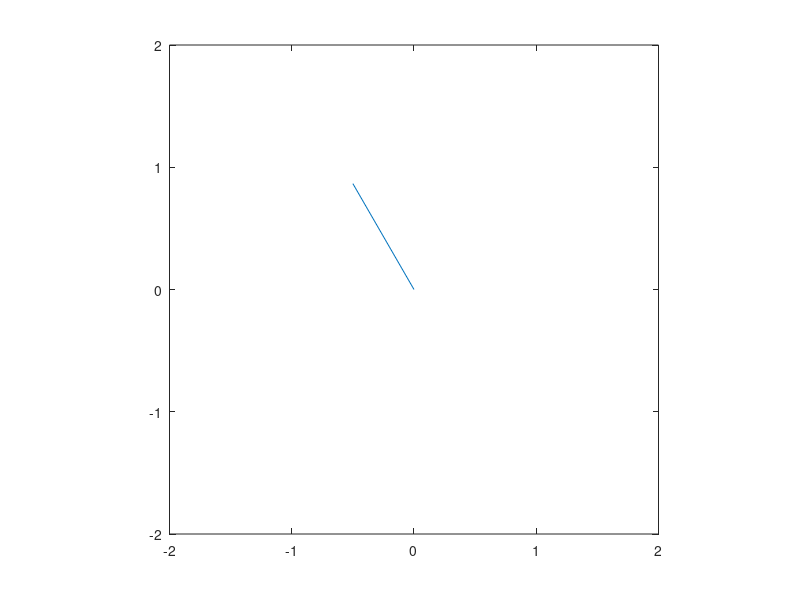
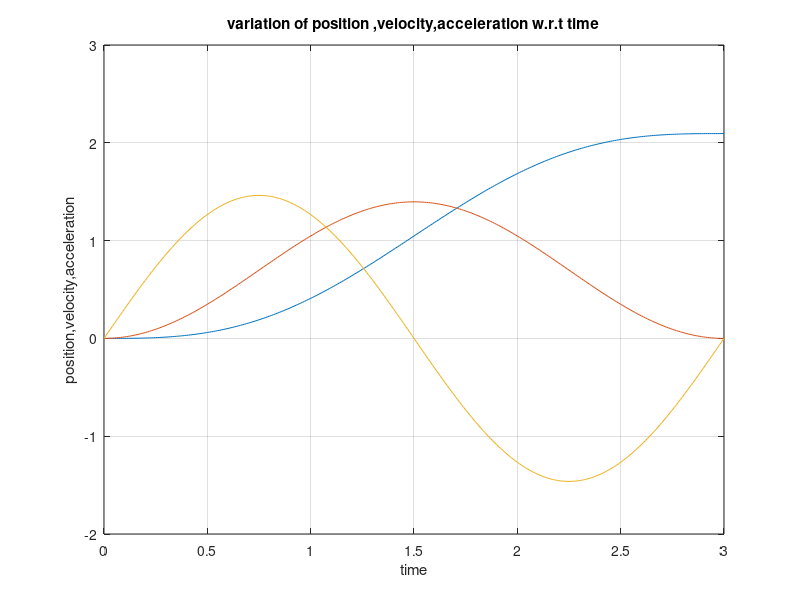
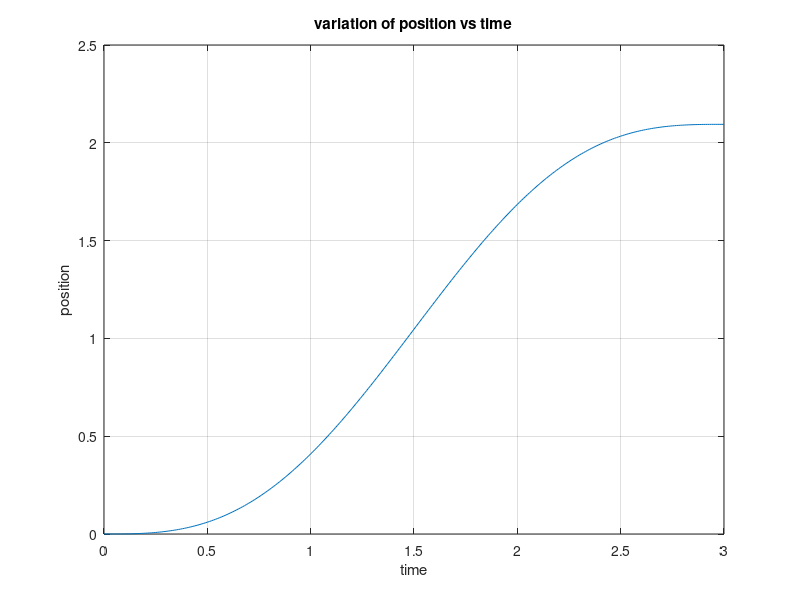
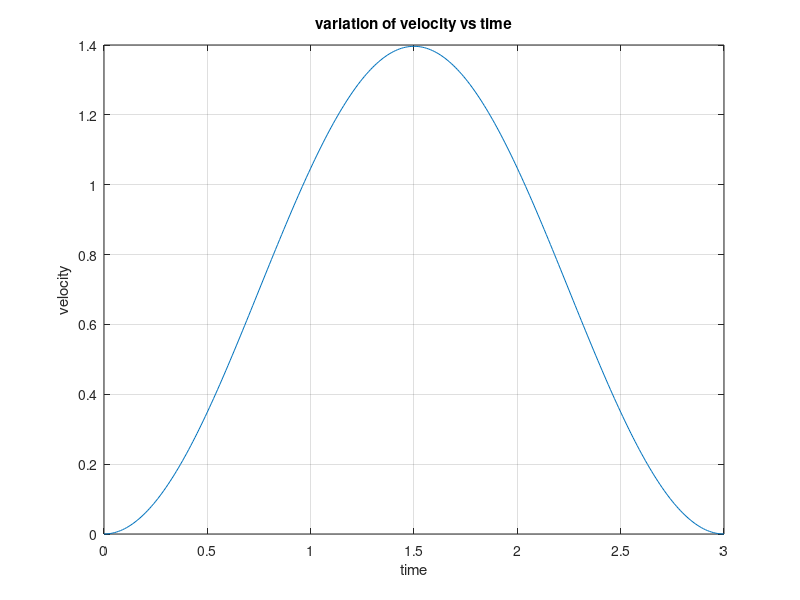

These charts were generated, in order, by the following MATLAB code:
% Kranti Prakash
% M23IRM006


clear all 
clc 


%initial constraint
m= 1;
l=1;
lc=0.5;
Izz= (1/3)*m*l^2;
g=9.81;

%initial parameter
theta1= 0;
theta2= (2*pi)/3;
T1= 0;
T2= 3;
T=3;
time = 0:0.01:T
for i =1:length(time)
    t=time(i);
    theta(i) = theta1 +((theta2-theta1)/T)*(t-(T/(2*pi)*sin((2*pi*t)/T)));
    theta_dot(i) = ((theta2-theta1)/T)*(1-cos((2*pi*t)/T));
    theta_dot_dot(i) = ((theta2-theta1)/T)*((2*pi)/T)*sin((2*pi*t)/T);
    tau(i)= Izz*theta_dot_dot(i) + m*g*lc*cos(theta(i));
    x(i) = cos(theta(i));
    y(i) = sin(theta(i));
    figure(1)
    plot([0,x(i)],[0,y(i)])
    axis equal
    axis([-2 2 -2 2])
    pause(0.01)
    
end
figure(2)
plot(time,theta,time,theta_dot,time,theta_dot_dot)
title("variation of position ,velocity,acceleration w.r.t time")
xlabel("time")
ylabel("position,velocity,acceleration")
grid on 
figure(3)
plot(time,theta)
title("variation of position vs time")
xlabel("time")
ylabel("position")
grid on 
figure(4)
plot(time,theta_dot)
title("variation of velocity vs time")
xlabel("time")
ylabel("velocity")
grid on 
figure(5)
plot(time,theta_dot_dot)
title("variation of accleration vs time")
xlabel("time")
ylabel("acceleration")
grid on 